Frame 1 (no input): blank canvas, image omitted
Frame 60 (the mouse pressed at the canvas centre just before this capture): blank canvas, image omitted
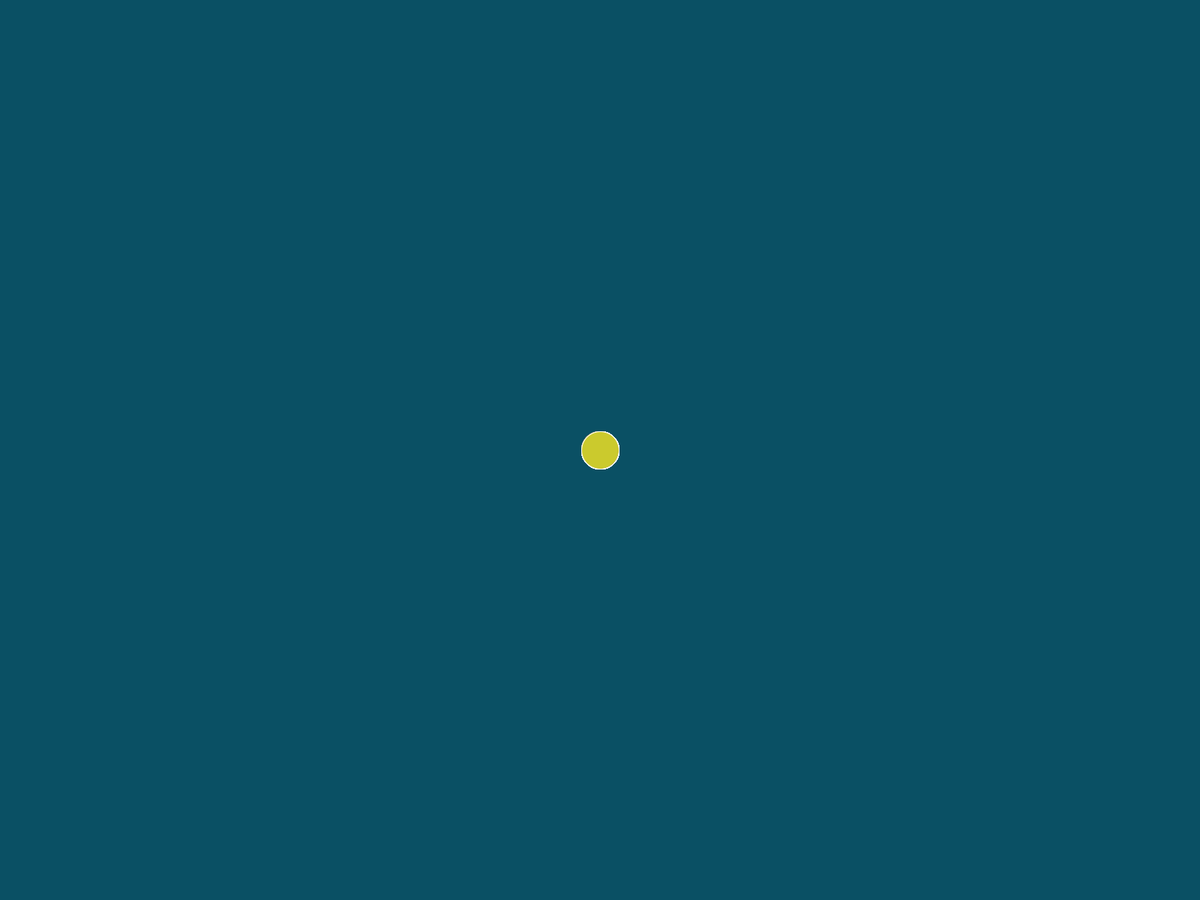
Frame 120 (the mouse held since frame 60 and released just before this capture)

The Processing sketch whose frames 1 and 60 were blank and that drew this single picture after the mouse press (run headless with seeded random() and noise(); from frame 60 on, the mouse is pressed at the canvas centre):

// Processing sketch: Camie
// ── Camie.pde
void setup() {
  //size(500, 400);
  fullScreen();
  background(10, 80, 100);
  mouseX = -20;
  mouseY = -20;
}
float r = 0;
float g = 0;
float b = 0;


void draw(){
    stroke(255);
//float radX = lerp(1, 100, .3);
//float radY = lerp(1, 100, .3);
  fill(r, g, b);
  ellipse(mouseX, mouseY, 50, 50);
  
  r = random(0, 250);
  g = random(0, 250);
  b = random(0, 250);
  
  
}
